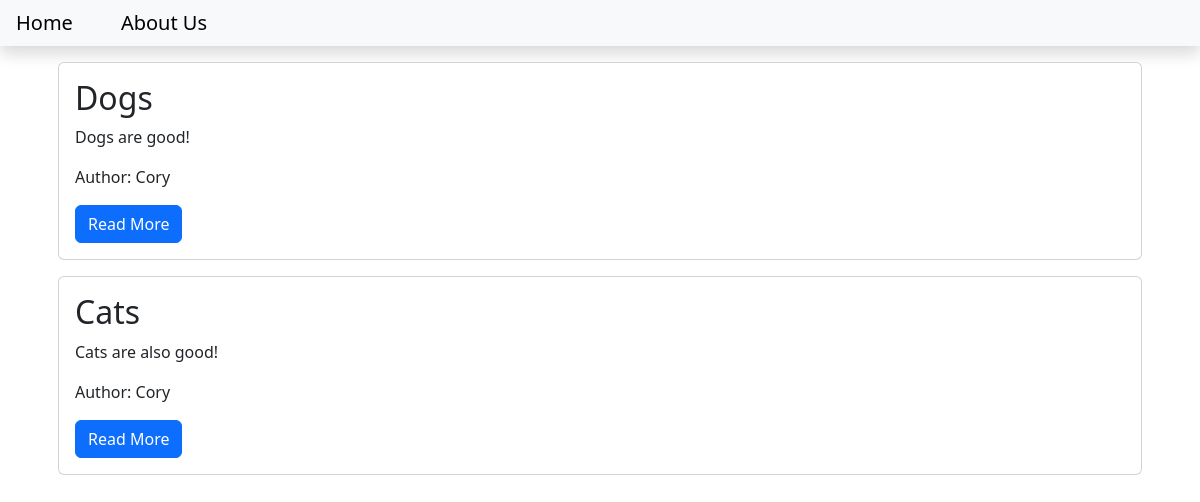
Before: / with the older database file.
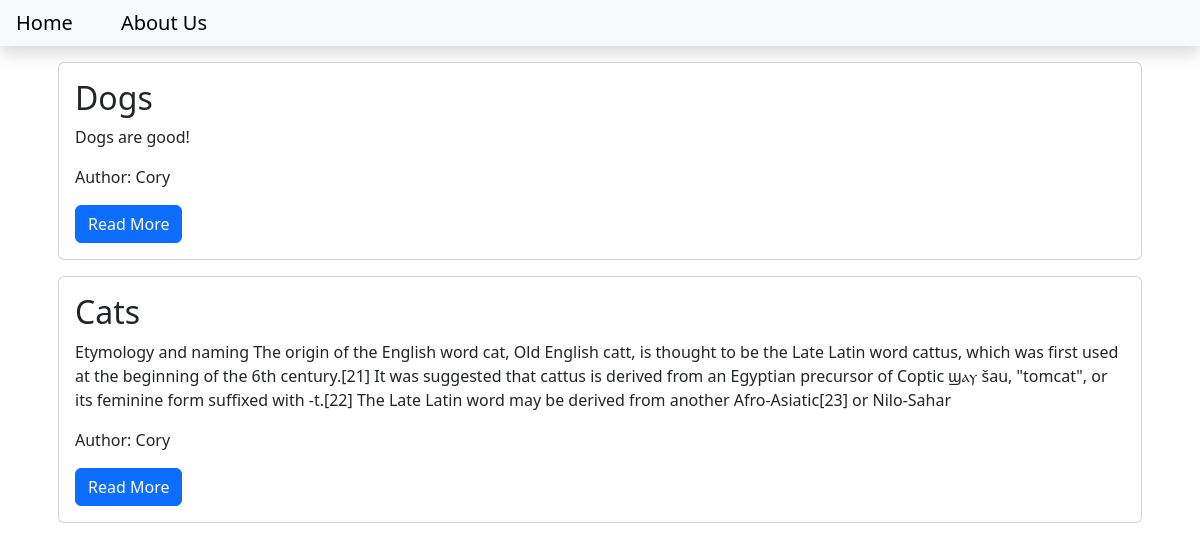
After: the same page with the newer database file.
### blog/models.py (models this page shows, shortened)
class Post(models.Model):
    title = models.CharField(max_length=256)
    content = models.TextField()
    date_created = models.DateTimeField(auto_now_add=True)
    slug = models.SlugField(max_length=256, unique=True)
    author = models.ForeignKey(to=User, on_delete=models.CASCADE)
    status = models.IntegerField(choices=STATUS, default=0)

### blog/views.py (the view)
# urls.py: path('', views.PostList.as_view(), name='home')
class PostList(generic.ListView):
    queryset = Post.objects.filter(status=1).order_by('-date_created')
    template_name = 'index.html'

### templates/index.html
{% extends 'base.html' %}
{% block content %}
    <div class ="container">
        {% for post in post_list %}
            <div class="card m-3">
                <div class="card-body">
                    <h2 class="card-title">
                        {{post.title}}
                    </h2>
                    <p class="card-text">
                        {{post.content | slice:'400'}}
                    </p>
                    <p class="card-text">
                        Author: {{post.author | title}}
                    </p>
                    <a class='btn btn-primary' href="{% url 'blog_view' post.slug %}">Read More</a>
                </div>
            </div>
        {% endfor %}
    </div>
{% endblock content %}

### templates/base.html (shortened to what this page needs)
<!DOCTYPE html>
<html lang="en">
<head>
    <link href="https://cdn.jsdelivr.net/npm/bootstrap@5.3.0-alpha1/dist/css/bootstrap.min.css" rel="stylesheet">
</head>
    <body>
        <nav class="navbar navbar-expand-lg navbar-light bg-light shadow mb-3" id="mainNav">
            <div class="collapse navbar-collapse" id="navabrResponsive">
                <ul class="navbar-nav ml-auto">
                    <li class="nav-item">
                        <a class='navbar-brand p-3' href="{% url 'home' %}">Home</a>
                    </li>
                    <li>
                        <a class='navbar-brand p-3' href="{% url 'about_view' %}">About Us</a>
                    </li>
                </ul>
            </div>
        </nav>
{% block content %}
{% endblock content %}
    </body>
</html>

Changed rows visible on the page:
changed Post "Cats": content "Cats are also good!" → "Etymology and naming The origin of the English word cat, Old English catt, is thought to be the Late Latin word cattus, which was first used at the beginning of the 6th century.[21] It was suggested that cattus is derived from an Egyptian precursor of Coptic ϣⲁⲩ šau, \"tomcat\", or its feminine form suffixed with -t.[22] The Late Latin word may be derived from another Afro-Asiatic[23] or Nilo-Sahar"
